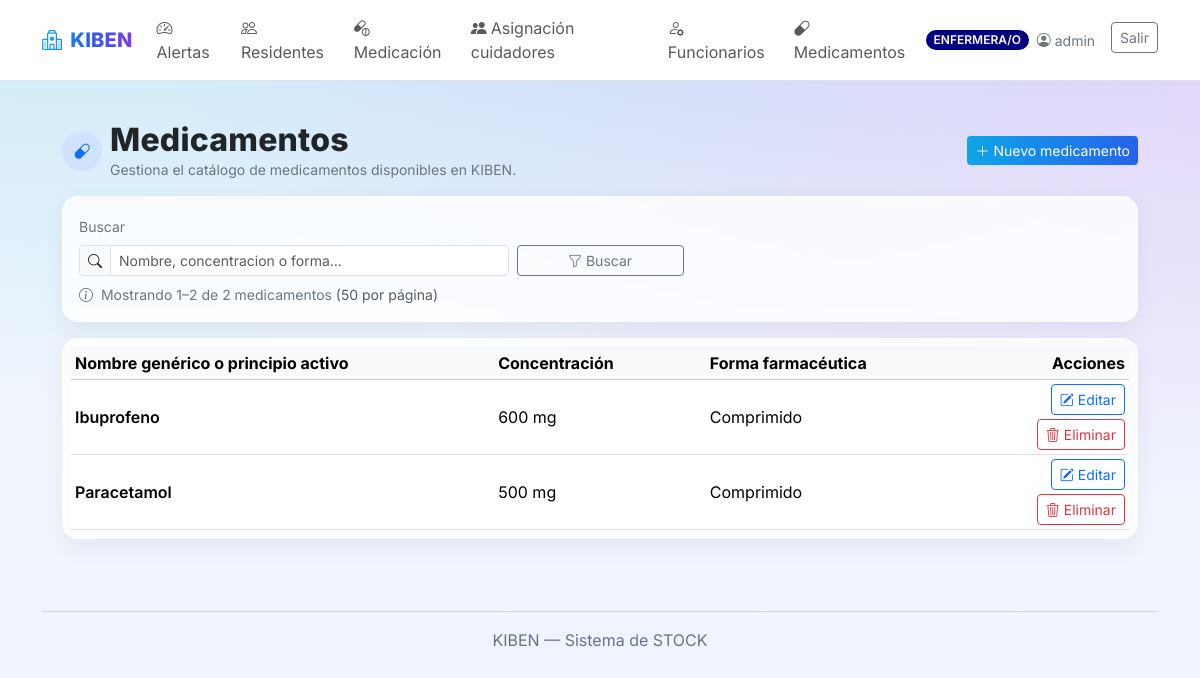
The app's page /medicamentos/ (signed in), older data.
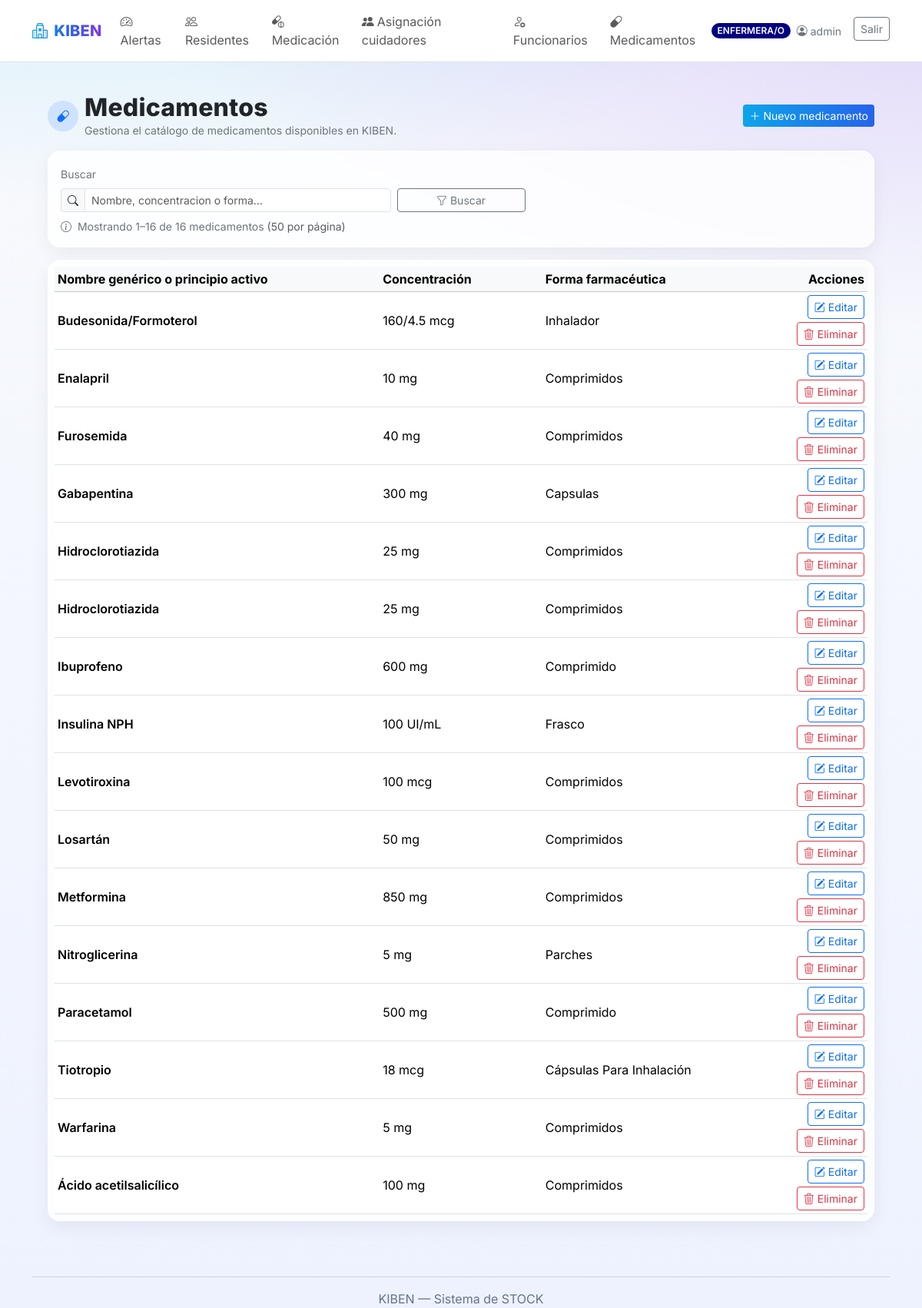
The same page, newer data.
### landing/models.py (models this page shows, shortened)
class Producto(models.Model):
    nombre = models.CharField(max_length=160)
    potencia = models.CharField(max_length=60, blank=True)  # ej: 500 mg
    forma = models.CharField(max_length=40, blank=True)     # tableta, jarabe, etc.

### landing/views.py (the view)
# urls.py: path("medicamentos/", views.medicamentos_list, name="medicamentos_list"),
@login_required
@admin_required
def medicamentos_list(request):
    q = (request.GET.get("q") or "").strip()
    qs = Producto.objects.all().order_by("nombre", "potencia")
    if q:
        qs = qs.filter(
            Q(nombre__icontains=q) | Q(potencia__icontains=q) | Q(forma__icontains=q)
        )
    paginator = Paginator(qs, 20)
    page = request.GET.get("page")
    page_obj = paginator.get_page(page)
    return render(request, "medicamentos/medicamentos_list.html", {
        "page_obj": page_obj,
        "q": q,
    })

### landing/roles.py (called while the page is built)
def _in_group(user, name):
    return user.is_authenticated and user.groups.filter(name=name).exists()

def is_admin(user): return _in_group(user, ADMIN_GROUP) or user.is_superuser

def is_doctor(user): return _in_group(user, DOCTOR_GROUP)  # << nuevo

def admin_required(view):
    @wraps(view)
    def _w(request, *a, **kw):
        return view(request, *a, **kw) if is_admin(request.user) else _deny(request)
    return _w

### landing/templatetags/roles_tags.py (called while the page is built)
@register.filter(name="is_admin")
def is_admin_filter(user):
    return rolelib.is_admin(user)

@register.filter(name="is_doctor")
def is_doctor_filter(user):
    return rolelib.is_doctor(user)

### landing/templates/medicamentos/medicamentos_list.html (shortened to what this page needs)
{% extends 'base.html' %}
{% block content %}
<div class="container py-4" style="max-width: 1100px;">
  <div class="d-flex flex-wrap justify-content-between align-items-center gap-2 mb-3">
    <div class="d-flex align-items-center gap-2">
      <div class="rounded-circle bg-primary-subtle d-flex align-items-center justify-content-center"
           style="width:40px;height:40px;">
        <i class="bi bi-capsule text-primary"></i>
      </div>
      <div>
        <h2 class="page-title mb-0">Medicamentos</h2>
        <p class="small text-secondary mb-0">
          Gestiona el catálogo de medicamentos disponibles en KIBEN.
        </p>
      </div>
    </div>
    <a href="{% url 'medicamento_create' %}"
       class="btn btn-gradient d-flex align-items-center gap-1 btn-sm">
      <i class="bi bi-plus-lg"></i>
      <span>Nuevo medicamento</span>
    </a>
  </div>
  <div class="glass-card p-3 mb-3">
    <form method="get" class="row g-2 align-items-end">
      <div class="col-12 col-md-6 col-lg-5">
        <label class="form-label small text-secondary">Buscar</label>
        <div class="input-group input-group-sm">
          <span class="input-group-text">
            <i class="bi bi-search"></i>
          </span>
          <input type="search"
                 name="q"
                 value="{{ q }}"
                 class="form-control"
                 placeholder="Nombre, concentracion o forma…">
        </div>
      </div>
      <div class="col-6 col-md-2 col-lg-2">
        <label class="form-label d-none d-md-block">&nbsp;</label>
        <button class="btn btn-outline-secondary btn-sm w-100">
          <i class="bi bi-funnel me-1"></i>Buscar
        </button>
      </div>
    </form>
    {% if page_obj.paginator.count %}
      <div class="small text-secondary mt-2">
        <i class="bi bi-info-circle me-1"></i>
        Mostrando {{ page_obj.start_index }}–{{ page_obj.end_index }}
        de {{ page_obj.paginator.count }} medicamentos
        <span class="text-muted">(50 por página)</span>
      </div>
    {% endif %}
  </div>
  <div class="glass-card p-2">
    <div class="table-responsive">
      <table class="table table-sm align-middle mb-0">
        <thead class="table-light">
          <tr>
            <th style="width:40%;">Nombre genérico o principio activo</th>
            <th class="d-none d-md-table-cell" style="width:20%;">Concentración</th>
            <th class="d-none d-md-table-cell" style="width:25%;">Forma farmacéutica</th>
            <th class="text-end" style="width:15%;">Acciones</th>
          </tr>
        </thead>
        <tbody>
          {% for p in page_obj.object_list %}
            <tr>
              <td class="fw-semibold">
                {{ p.nombre }}
              </td>
              <td class="d-none d-md-table-cell">{{ p.potencia|default:"—" }}</td>
              <td class="d-none d-md-table-cell">
                {% if p.forma %}
                  {{ p.forma|title }}
                {% else %}
                  —
                {% endif %}
              </td>
              <td class="text-end">
                <div class="d-flex flex-wrap justify-content-end gap-1">
                  <a href="{% url 'medicamento_edit' p.id %}"
                     class="btn btn-sm btn-outline-primary">
                    <i class="bi bi-pencil-square me-1"></i>Editar
                  </a>
                  <a href="{% url 'medicamento_delete' p.id %}"
                     class="btn btn-sm btn-outline-danger">
                    <i class="bi bi-trash3 me-1"></i>Eliminar
                  </a>
                </div>
              </td>
            </tr>
          {% empty %}
            <tr>
              <td colspan="4" class="text-center text-secondary py-3">
                <i class="bi bi-info-circle me-1"></i>Sin medicamentos.
              </td>
            </tr>
          {% endfor %}
        </tbody>
      </table>
    </div>
  </div>
</div>
{% endblock %}

### landing/templates/base.html (shortened to what this page needs)
<!doctype html>
<html lang="es" data-bs-theme="light">
<head>
  {% load static roles_tags %}
  <link href="https://cdn.jsdelivr.net/npm/bootstrap@5.3.3/dist/css/bootstrap.min.css" rel="stylesheet">
  <link href="https://cdn.jsdelivr.net/npm/bootstrap-icons@1.11.3/font/bootstrap-icons.css" rel="stylesheet">
  <link href="{% static 'landing/sifa.css' %}" rel="stylesheet">
</head>
<body>
<nav class="navbar navbar-expand-lg bg-white border-bottom sticky-top">
  <div class="container">
    <a class="navbar-brand nav-brand"
       href="{% if user.is_authenticated and user|is_doctor %}{% url 'dashboard' %}{% else %}{% url 'home_public' %}{% endif %}">
      <i class="bi bi-hospital me-2"></i>KIBEN
    </a>
    <div id="topnav" class="collapse navbar-collapse">
      <ul class="navbar-nav me-auto mb-2 mb-lg-0">
        {% if user.is_authenticated %}
          {% if user|is_admin or user|is_cuidadora or user|is_tens or user|is_doctor %}
            <li class="nav-item">
              <a class="nav-link" href="{% url 'dashboard' %}">
                {% if user|is_doctor %}
                  <i class="bi bi-house-heart me-1"></i>Inicio
                {% else %}
                  <i class="bi bi-speedometer2 me-1"></i>Alertas
                {% endif %}
              </a>
            </li>
          {% endif %}
          {% if user|is_admin or user|is_tens or user|is_doctor %}
            <li class="nav-item">
              <a class="nav-link" href="{% url 'residente_list' %}">
                <i class="bi bi-people me-1"></i>Residentes
              </a>
            </li>
          {% endif %}
          {% if user|is_admin or user|is_cuidadora or user|is_tens %}
            <li class="nav-item">
              <a class="nav-link" href="{% url 'admin_list_hoy' %}">
                <i class="bi bi-capsule-pill me-1"></i>Medicación
              </a>
            </li>
          {% endif %}
          {% if user|is_admin or user|is_tens %}
            <li class="nav-item">
              <a class="nav-link" href="{% url 'asignaciones_hoy' %}">
                <i class="bi bi-people-fill me-1"></i>Asignación cuidadores
              </a>
            </li>
          {% endif %}
          {% if user|is_admin %}
            <li class="nav-item">
              <a class="nav-link" href="{% url 'user_list' %}">
                <i class="bi bi-person-gear me-1"></i>Funcionarios
              </a>
            </li>
          {% endif %}
          {% if user|is_admin %}
            <li class="nav-item">
              <a class="nav-link" href="{% url 'medicamentos_list' %}">
                <i class="bi bi-capsule"></i> Medicamentos
              </a>
            </li>
          {% endif %}
        {% else %}
          <li class="nav-item"><a class="nav-link" href="#como">Cómo funciona</a></li>
          <li class="nav-item"><a class="nav-link" href="#beneficios">Beneficios</a></li>
          <li class="nav-item"><a class="nav-link" href="#contacto">Contacto</a></li>
        {% endif %}
      </ul>
      <div class="d-flex gap-2">
        {% if user.is_authenticated %}
          <div class="d-flex align-items-center gap-2 me-2">
            {% if user|is_admin %}
              <span class="badge rounded-pill fw-semibold text-uppercase small"
                    style="background-color:#000080; color:#ffffff;">
                Enfermera/o
              </span>
            {% elif user|is_doctor %}
              <span class="badge rounded-pill fw-semibold text-uppercase small"
                    style="background-color:#ffffff; color:#000000; border:1px solid #000000;">
                Doctor/a
              </span>
            {% elif user|is_tens %}
              <span class="badge rounded-pill fw-semibold text-uppercase small"
                    style="background-color:#00B6FF; color:#ffffff;">
                TENS
              </span>
            {% elif user|is_cuidadora %}
              <span class="badge rounded-pill fw-semibold text-uppercase small"
                    style="background-color:#ff69b4; color:#ffffff;">
                Cuidador/a
              </span>
            {% endif %}
            <a href="{% url 'mi_perfil' %}"
               class="navbar-text small text-secondary d-flex align-items-center text-decoration-none link-underline-opacity-0 link-underline-opacity-75-hover">
              <i class="bi bi-person-circle me-1"></i>
              {{ user.get_full_name|default:user.username }}
            </a>
          </div>
          <form method="post" action="{% url 'logout' %}" class="d-inline">
            <button class="btn btn-outline-secondary btn-sm" type="submit">Salir</button>
          </form>
        {% else %}
          <a class="btn btn-gradient btn-sm px-3" href="{% url 'login' %}">Entrar</a>
        {% endif %}
      </div>
    </div>
  </div>
</nav>
{% block content %}{% endblock %}
<footer class="container my-5 text-center footer-small">
  <hr>
  <div>KIBEN — Sistema de STOCK</div>
</footer>
</body>
</html>

### static/landing/sifa.css (style rules this page uses)
:root { --brand-1:#0ea5e9; --brand-2:#2563eb; --brand-3:#7c3aed; }
html,body { height:100%; }
body { font-family: Inter, system-ui, -apple-system, Segoe UI, Roboto, "Helvetica Neue", Arial, "Noto Sans", "Liberation Sans", sans-serif; background: radial-gradient(1200px 600px at 10% -20%, rgba(14,165,233,.25), rgba(14,165,233,0)), radial-gradient(1200px 600px at 110% -10%, rgba(124,58,237,.25), rgba(124,58,237,0)), linear-gradient(180deg, #f8fafc 0, #eef2ff 100%); background-attachment: fixed; }
.nav-brand { font-weight:800; letter-spacing:.2px; background: linear-gradient(90deg,var(--brand-1),var(--brand-2),var(--brand-3)); -webkit-background-clip:text; background-clip:text; color:transparent; }
.glass-card { background: rgba(255,255,255,.8); border: 1px solid rgba(255,255,255,.6); box-shadow: 0 8px 24px rgba(16,24,40,.06); backdrop-filter: blur(6px); border-radius: 16px; }
.page-title { font-weight:800; letter-spacing:.2px; }
.btn-gradient { background: linear-gradient(90deg,var(--brand-1),var(--brand-2)); color:#fff; border:0; }
.footer-small { color:#64748b }

Row changes from the older to the newer data that the page shows:
added Producto: nombre "Budesonida/Formoterol", potencia "160/4.5 mcg", forma "Inhalador"
added Producto: nombre "Enalapril", potencia "10 mg", forma "Comprimidos"
added Producto: nombre "Furosemida", potencia "40 mg", forma "Comprimidos"
added Producto: nombre "Gabapentina", potencia "300 mg", forma "Capsulas"
added Producto: nombre "Hidroclorotiazida", potencia "25 mg", forma "Comprimidos"
added Producto: nombre "Hidroclorotiazida", potencia "25 mg", forma "Comprimidos"
added Producto: nombre "Insulina NPH", potencia "100 UI/mL", forma "Frasco"
added Producto: nombre "Levotiroxina", potencia "100 mcg", forma "Comprimidos"
added Producto: nombre "Losartán", potencia "50 mg", forma "Comprimidos"
added Producto: nombre "Metformina", potencia "850 mg", forma "Comprimidos"
added Producto: nombre "Nitroglicerina", potencia "5 mg", forma "Parches"
added Producto: nombre "Tiotropio", potencia "18 mcg", forma "Cápsulas Para Inhalación"
added Producto: nombre "Warfarina", potencia "5 mg", forma "Comprimidos"
added Producto: nombre "Ácido acetilsalicílico", potencia "100 mg", forma "Comprimidos"
Text that changed along with them:
{{ page_obj.end_index }}: "2" → "16"
{{ page_obj.paginator.count }}: "2" → "16"
